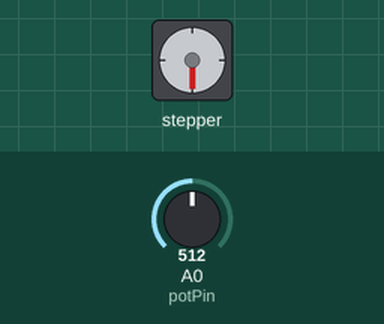
Recording of a sketch running on a simulated Arduino Uno, built with avr-gcc and run on an emulated ATmega328P. Shown: stepper motor. The inputs (shaded band) are chosen by the test bench; at power-on: A0 (potPin) = 512. Stepper angles assume 200 steps per turn.

Above: at 1.2 s.
1.3 s: A0 (potPin) set to 716
At 2.0 s:
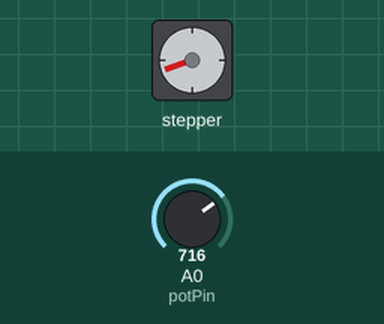
2.9 s: A0 (potPin) set to 122
At 4.4 s:
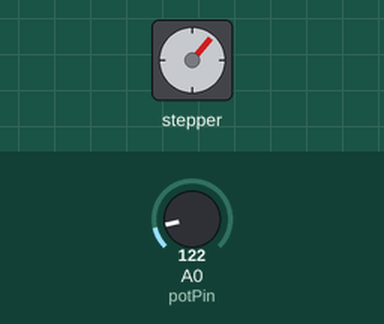
4.7 s: A0 (potPin) set to 0
At 5.9 s:
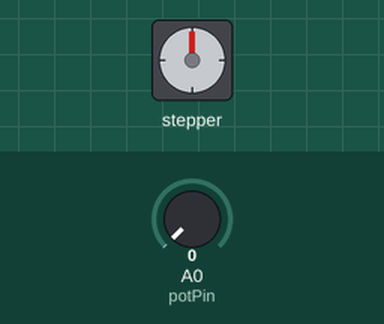
6.2 s: A0 (potPin) set to 306
At 7.5 s:
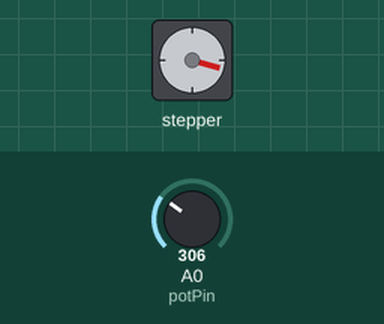
7.8 s: A0 (potPin) set to 511
At 8.5 s:
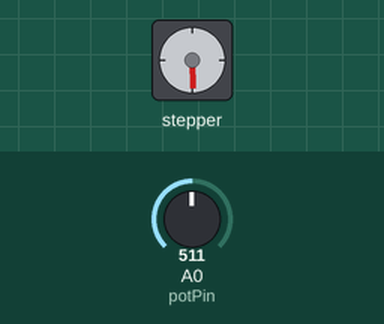
Timing chart, 0 to 10.4 s (numbered marks = the images above; inputs shaded):
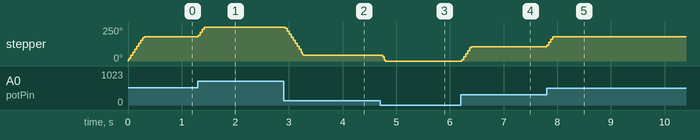

The sketch:

stepper_and_pot_synced.ino
```cpp
#include "Stepper.h";

int in1Pin = 12;
int in2Pin = 11;
int in3Pin = 10;
int in4Pin = 9;

int potPin = A0;
int d_steps = 0;

float step_angle;
// change this to the number of steps on your motor
#define STEPS 200

Stepper motor(STEPS, in1Pin, in2Pin, in3Pin, in4Pin);

void setup()
{
  pinMode(in1Pin, OUTPUT);
  pinMode(in2Pin, OUTPUT);
  pinMode(in3Pin, OUTPUT);
  pinMode(in4Pin, OUTPUT);

  step_angle = (360/(STEPS));

  motor.setSpeed(100);
}

void loop()
{
  int steps = int(map(analogRead(potPin),0,1023,0,200)/(step_angle));
  d_steps = steps - d_steps;
    motor.step(d_steps);
    d_steps = steps;
    delay(50);
}
```

Measured:
- after the input at 1.3 s, stepper: turns 70° clockwise in 0.11 s, starting at once
- after the input at 2.9 s, stepper: turns 209° counter-clockwise in 0.34 s, starting at once
- after the input at 4.7 s, stepper: turns 41° counter-clockwise, starting at once
- after the input at 6.2 s, stepper: turns 106° clockwise in 0.18 s, starting at once
- after the input at 7.8 s, stepper: turns 72° clockwise in 0.11 s, starting at once
- by itself, stepper: turns 180° clockwise in 0.30 s
